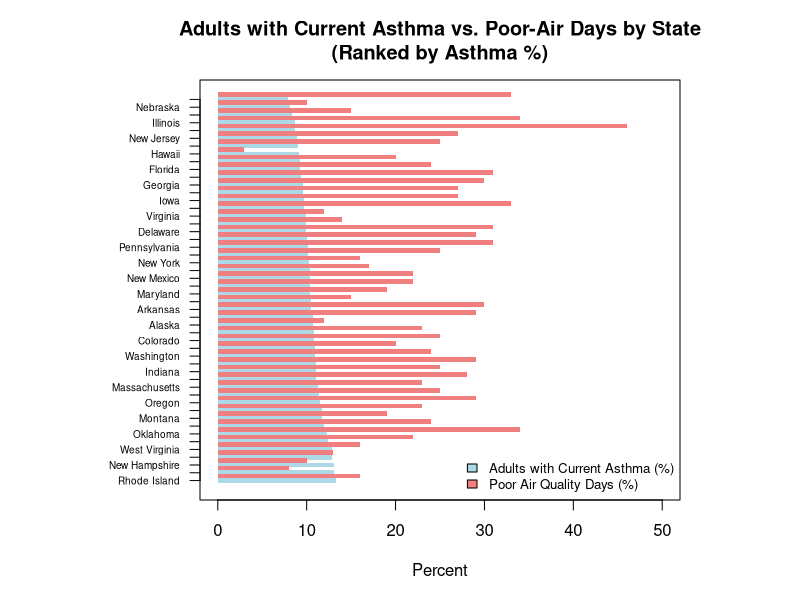
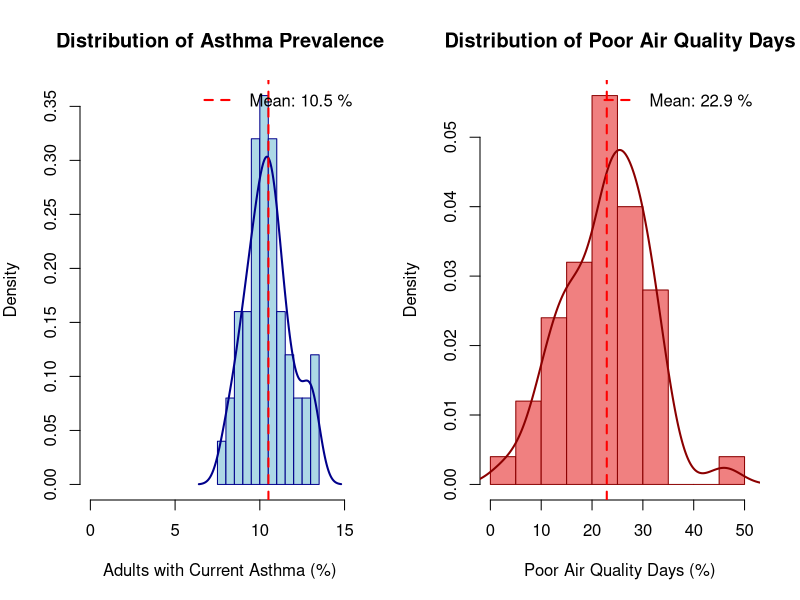
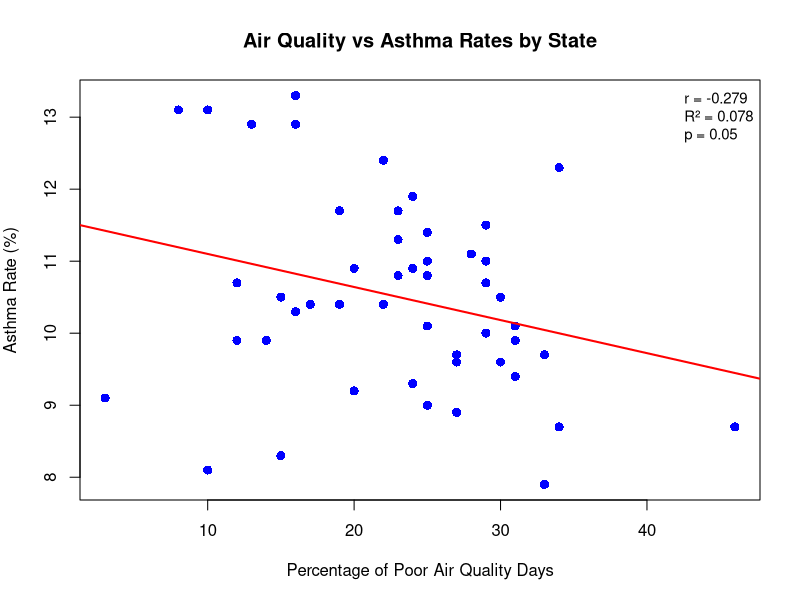

The R script that drew these images, in order:
## ---- chunk 1
knitr::opts_chunk$set(echo = TRUE)
## ---- chunk 2
# Load the data
air_data <- data.frame(
  State = c("Alabama", "Alaska", "Arizona", "Arkansas", "California", "Colorado", "Connecticut", "Delaware", "Florida", "Georgia", "Hawaii", "Idaho", "Illinois", "Indiana", "Iowa", "Kansas", "Kentucky", "Louisiana", "Maine", "Maryland", "Massachusetts", "Michigan", "Minnesota", "Mississippi", "Missouri", "Montana", "Nebraska", "Nevada", "New Hampshire", "New Jersey", "New Mexico", "New York", "North Carolina", "North Dakota", "Ohio", "Oklahoma", "Oregon", "Pennsylvania", "Rhode Island", "South Carolina", "South Dakota", "Tennessee", "Texas", "Utah", "Vermont", "Virginia", "Washington", "West Virginia", "Wisconsin", "Wyoming"),
  Poor_Air = c(0.27, 0.12, 0.33, 0.3, 0.46, 0.25, 0.22, 0.31, 0.24, 0.3, 0.03, 0.28, 0.34, 0.25, 0.27, 0.29, 0.23, 0.29, 0.08, 0.19, 0.23, 0.24, 0.14, 0.31, 0.22, 0.19, 0.1, 0.25, 0.1, 0.27, 0.22, 0.16, 0.2, 0.17, 0.25, 0.34, 0.29, 0.31, 0.16, 0.25, 0.15, 0.23, 0.33, 0.29, 0.13, 0.12, 0.24, 0.16, 0.2, 0.15),
  Asthma = c(9.6, 10.7, 9.7, 10.5, 8.7, 10.8, 12.4, 9.9, 9.3, 9.6, 9.1, 11.1, 8.7, 11, 9.7, 10.7, 10.8, 10, 13.1, 10.4, 11.3, 11.9, 9.9, 9.4, 10.4, 11.7, 8.1, 10.1, 13.1, 8.9, 10.4, 10.3, 9.2, 10.4, 11.4, 12.3, 11.5, 10.1, 13.3, 9, 8.3, 11.7, 7.9, 11, 12.9, 9.9, 10.9, 12.9, 10.9, 10.5)
)
## ---- chunk 3
# Use the existing air_data from our environment
# Convert to appropriate format and calculate percentages
df <- data.frame(
  State = air_data$State,
  asthma_pct = air_data$Asthma,
  poor_air_pct = air_data$Poor_Air * 100  # Convert proportion to percentage
)

# Sort by asthma percentage (descending)
df <- df[order(-df$asthma_pct), ]

# Set up plotting parameters
par(mar = c(5, 10, 4, 6))  # Adjust margins for state names
y_pos <- 1:nrow(df)  # Y positions for bars

# Create empty plot
plot(0, 0, type = "n", 
     xlim = c(0, 50), 
     ylim = c(0.5, nrow(df) + 0.5),
     xlab = "Percent", 
     ylab = "",
     main = "Adults with Current Asthma vs. Poor-Air Days by State\n(Ranked by Asthma %)",
     yaxt = "n")  # No default y-axis

# Add asthma bars (blue)
barplot_height <- df$asthma_pct
rect(xleft = 0, ybottom = y_pos - 0.3, 
     xright = barplot_height, ytop = y_pos + 0.3,
     col = "lightblue", border = NA)

# Add air quality bars (red) - offset slightly
barplot_height_air <- df$poor_air_pct
rect(xleft = 0, ybottom = y_pos - 0.3 + 0.6, 
     xright = barplot_height_air, ytop = y_pos + 0.3 + 0.6,
     col = "lightcoral", border = NA)

# Add state names
axis(2, at = y_pos, labels = df$State, las = 1, cex.axis = 0.6)

# Add legend
legend("bottomright", 
       legend = c("Adults with Current Asthma (%)", "Poor Air Quality Days (%)"),
       fill = c("lightblue", "lightcoral"),
       cex = 0.8,
       bty = "n")
## ---- chunk 4
# Set up side-by-side plots
par(mfrow = c(1, 2), mar = c(5, 4, 4, 2))

# Histogram with density curve for Asthma
hist(df$asthma_pct, 
     breaks = 15,
     main = "Distribution of Asthma Prevalence",
     xlab = "Adults with Current Asthma (%)",
     ylab = "Density",
     col = "lightblue",
     border = "darkblue",
     freq = FALSE,
     xlim = c(0, max(df$asthma_pct) + 2))

# Add density curve
lines(density(df$asthma_pct), col = "darkblue", lwd = 2)

# Add mean line
abline(v = mean(df$asthma_pct), col = "red", lwd = 2, lty = 2)
legend("topright", legend = paste("Mean:", round(mean(df$asthma_pct), 1), "%"), 
       col = "red", lty = 2, lwd = 2, bty = "n")

# Histogram with density curve for Poor Air Quality
hist(df$poor_air_pct, 
     breaks = 15,
     main = "Distribution of Poor Air Quality Days",
     xlab = "Poor Air Quality Days (%)",
     ylab = "Density",
     col = "lightcoral",
     border = "darkred",
     freq = FALSE,
     xlim = c(0, max(df$poor_air_pct) + 5))

# Add density curve
lines(density(df$poor_air_pct), col = "darkred", lwd = 2)

# Add mean line
abline(v = mean(df$poor_air_pct), col = "red", lwd = 2, lty = 2)
legend("topright", legend = paste("Mean:", round(mean(df$poor_air_pct), 1), "%"), 
       col = "red", lty = 2, lwd = 2, bty = "n")

# Reset plotting parameters
par(mfrow = c(1, 1))
## ---- chunk 5
## 1st Analysis: Linear Regression - Air Quality vs Asthma Rates

# Convert Poor_Air from proportion to percentage
air_data$Poor_Air_Percent <- air_data$Poor_Air * 100

# Scatter plot with regression line
plot(air_data$Poor_Air_Percent, air_data$Asthma,
     xlab = "Percentage of Poor Air Quality Days",
     ylab = "Asthma Rate (%)",
     main = "Air Quality vs Asthma Rates by State",
     pch = 16, col = "blue", cex = 1.2)

# Add regression line
model <- lm(Asthma ~ Poor_Air_Percent, data = air_data)
abline(model, col = "red", lwd = 2)

# Calculate statistics
correlation <- cor(air_data$Poor_Air_Percent, air_data$Asthma)
r_squared <- summary(model)$r.squared
p_value <- summary(model)$coefficients[2,4]

# Create comprehensive results table
regression_stats <- data.frame(
  Statistic = c("Correlation Coefficient", "R-squared", "Adjusted R-squared", 
                "Overall Model p-value", "Regression p-value", "Observations"),
  Value = c(round(correlation, 3),
            round(r_squared, 3),
            round(summary(model)$adj.r.squared, 3),
            round(pf(summary(model)$fstatistic[1], summary(model)$fstatistic[2], 
                     summary(model)$fstatistic[3], lower.tail = FALSE), 4),
            round(p_value, 4),
            nrow(air_data))
)


# Create coefficients table
coefficients_table <- data.frame(
  Term = c("Intercept", "Poor Air Quality (%)"),
  Estimate = c(round(coef(model)[1], 3), round(coef(model)[2], 3)),
  Std_Error = c(round(summary(model)$coefficients[1,2], 3), 
                round(summary(model)$coefficients[2,2], 3)),
  t_value = c(round(summary(model)$coefficients[1,3], 3), 
              round(summary(model)$coefficients[2,3], 3)),
  p_value = c(round(summary(model)$coefficients[1,4], 4), 
              round(summary(model)$coefficients[2,4], 4))
)


# Add clean statistics to plot
legend("topright", 
       legend = c(paste("r =", round(correlation, 3)),
                  paste("R² =", round(r_squared, 3)),
                  paste("p =", ifelse(p_value < 0.001, "< 0.001", round(p_value, 3)))),
       bty = "n", cex = 0.9)
## ---- chunk 6

str(air_data)
# If it's a character column
air_data$Poor_Air_Percent <- as.numeric(air_data$Poor_Air_Percent)

# If it's a factor column
air_data$Poor_Air_Percent <- as.numeric(as.character(air_data$Poor_Air_Percent))

air_data$Asthma <- as.numeric(as.character(air_data$Asthma))
cat("Poor Air Quality - Shapiro p-value:", 
    round(shapiro.test(na.omit(air_data$Poor_Air_Percent))$p.value, 4), "\n")

cat("Asthma Rate - Shapiro p-value:", 
    round(shapiro.test(na.omit(air_data$Asthma))$p.value, 4), "\n")
# Convert factor/character to numeric safely
air_data$Poor_Air_Percent <- as.numeric(as.character(air_data$Poor_Air_Percent))
air_data$Asthma <- as.numeric(as.character(air_data$Asthma))

# Check for NAs introduced
sum(is.na(air_data$Poor_Air_Percent))
sum(is.na(air_data$Asthma))
air_data[is.na(air_data$Poor_Air_Percent), ]
air_data[is.na(air_data$Asthma), ]
cat("Poor Air Quality - Shapiro p-value:", 
    round(shapiro.test(na.omit(air_data$Poor_Air_Percent))$p.value, 4), "\n")
cat("Asthma Rate - Shapiro p-value:", 
    round(shapiro.test(na.omit(air_data$Asthma))$p.value, 4), "\n")


## ---- chunk 7

## Pearson Correlation Analysis

# Calculate Pearson correlation
cor_test <- cor.test(air_data$Poor_Air, air_data$Asthma, method = "pearson")

# Create correlation results table
correlation_table <- data.frame(
  Statistic = c("Pearson Correlation Coefficient", 
                "95% Confidence Interval Lower",
                "95% Confidence Interval Upper",
                "t-statistic",
                "Degrees of Freedom",
                "p-value",
                "Sample Size"),
  Value = c(round(cor_test$estimate, 3),
            round(cor_test$conf.int[1], 3),
            round(cor_test$conf.int[2], 3),
            round(cor_test$statistic, 3),
            cor_test$parameter,
            ifelse(cor_test$p.value < 0.001, "< 0.001", round(cor_test$p.value, 4)),
            nrow(air_data))
)

# Display correlation results
knitr::kable(correlation_table, caption = "Pearson Correlation Analysis")
